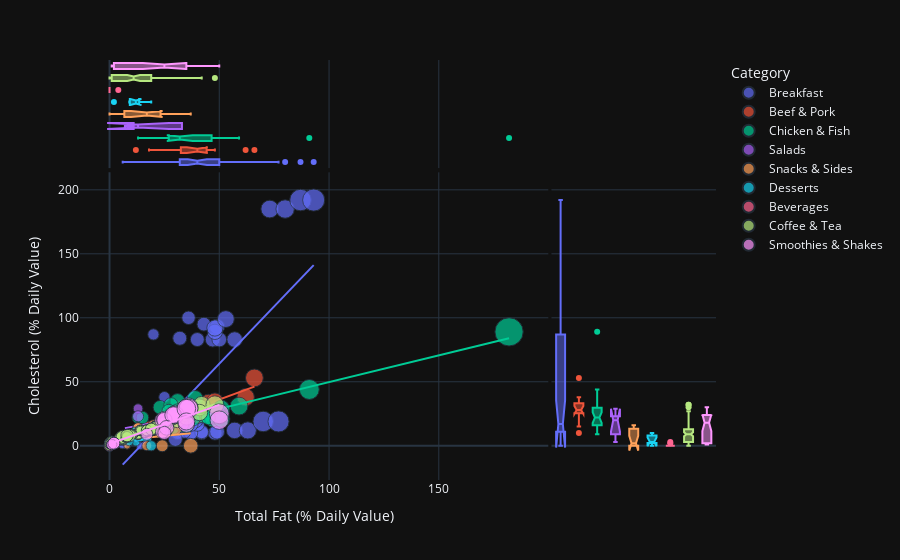

Here is the notebook cell this chart was saved with:
### Code cell
import plotly.io as pio
from plotly.offline import init_notebook_mode

import plotly.express as px
#df = px.data.menu()
fig = px.scatter(menu, x="Total Fat (% Daily Value)",y='Cholesterol (% Daily Value)', color="Category",
                 size='Calories', hover_name="Item",trendline="ols",
                 template="plotly_dark",marginal_x="box",marginal_y="box")
fig.show()
